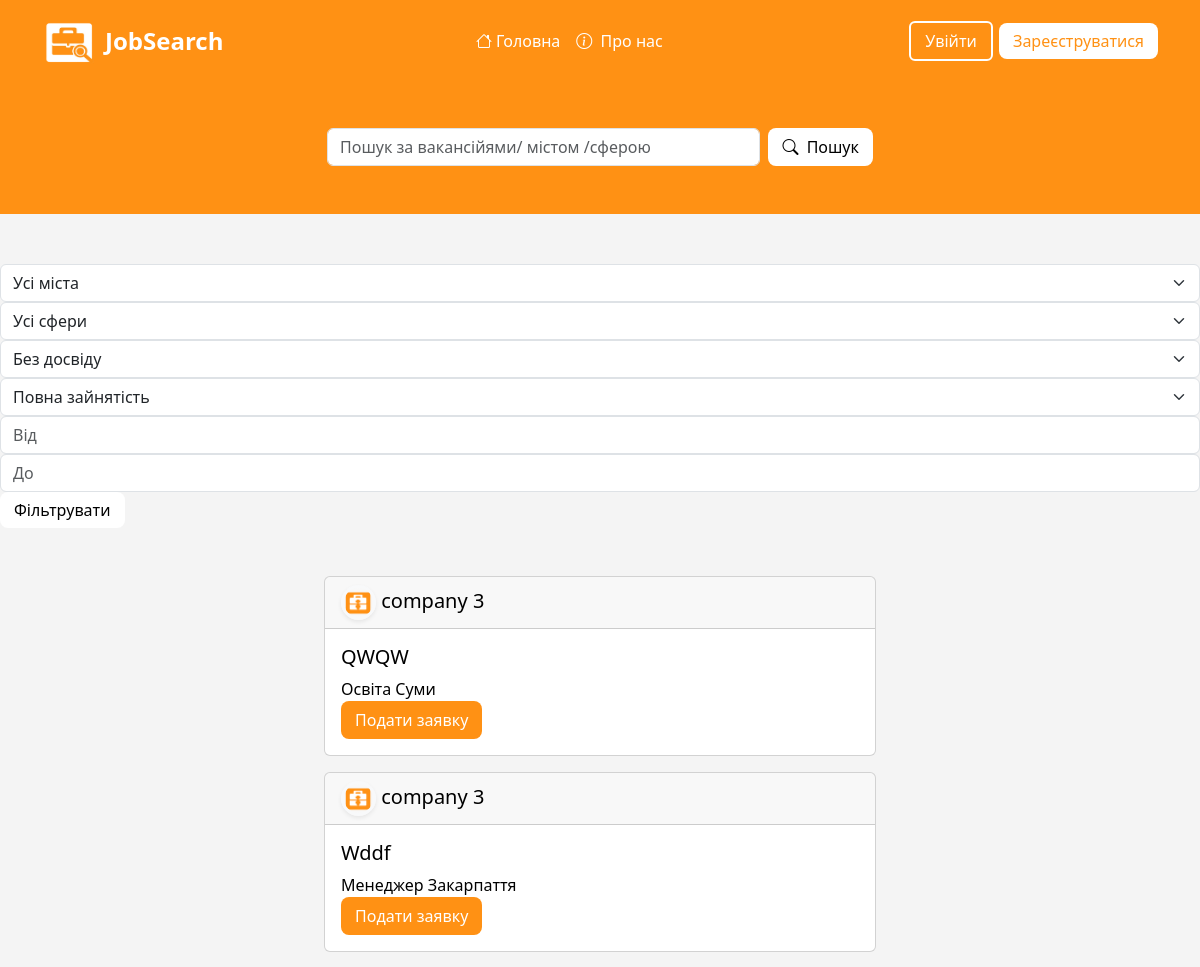
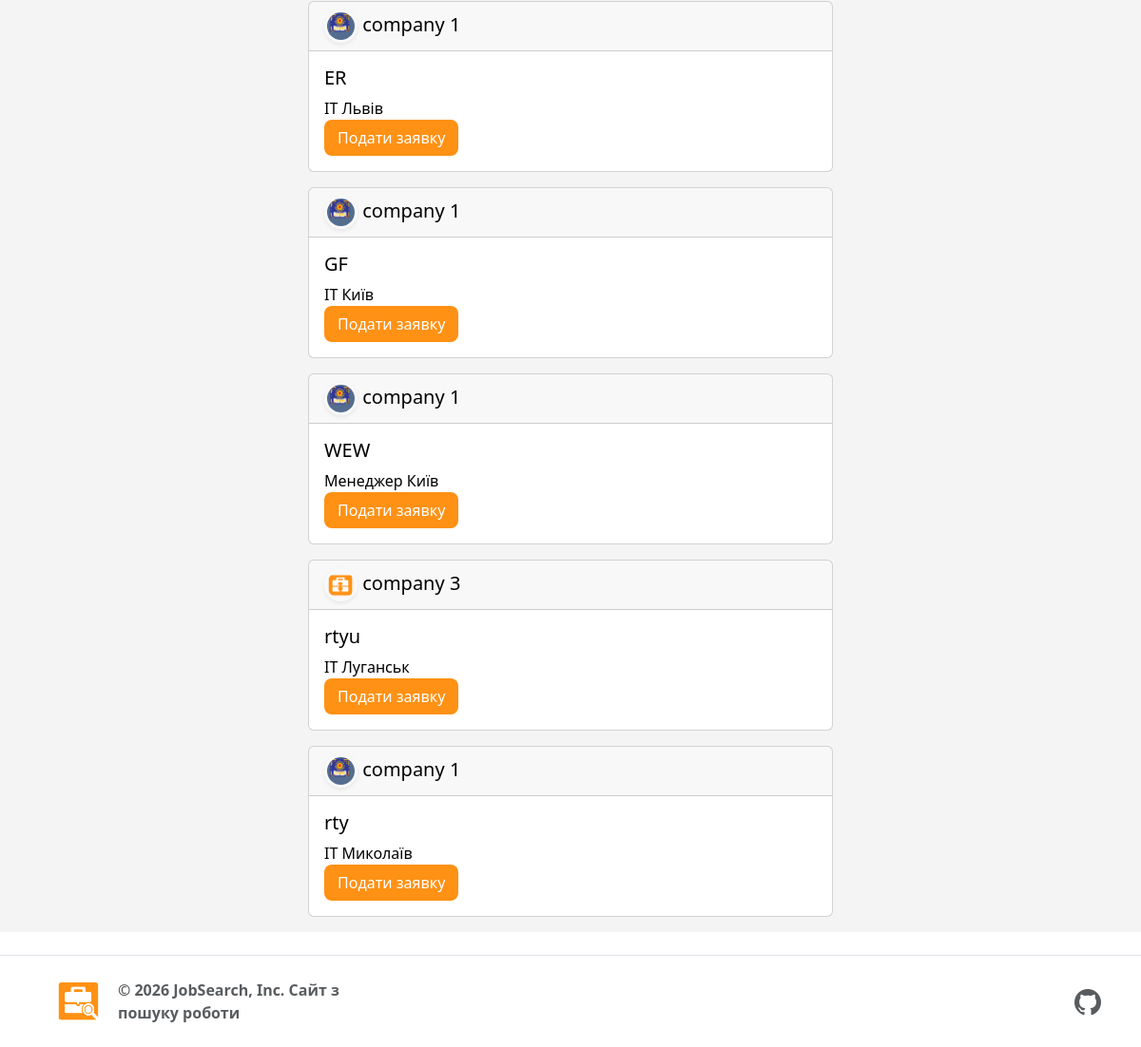
The app's page /search/ with its own data (2 pictures, top to bottom).
### project/models.py (models this page shows, shortened)
class Vacancy(models.Model):
    title = models.CharField(max_length=256)#Заголовок
    description = models.TextField()#опис
    description1 = models.TextField(null=True, blank=True)#опис
    description2 = models.TextField(null=True, blank=True)#опис
    link = models.URLField(max_length=500, null=True, blank=True)
    company = models.ForeignKey(EmployerProfile, on_delete=models.CASCADE, related_name="vacancies")
    image = models.ImageField(upload_to='vacancies/images/',  null=True, blank=True)
    price_start = models.DecimalField(max_digits=10, decimal_places=2, null=True, blank=True)
    price_end = models.DecimalField(max_digits=10, decimal_places=2, null=True, blank=True)
    category = models.ForeignKey(Category, on_delete=models.SET_NULL, null=True)
    employment_type = models.CharField(max_length=20, choices=EMPLOYMENT_CHOICES, default='full_time', verbose_name="Тип зайнятості")
    work_format = models.CharField(max_length=20, choices=WORK_FORMAT_CHOICES, default='office', verbose_name="Формат роботи")
    experience = models.CharField(max_length=20, choices=EXPERIENCE_CHOICES, default='no_experience', verbose_name="Досвід роботи")
    city = models.ForeignKey(City, on_delete=models.SET_NULL, related_name="vacancies", null=True)
    street = models.CharField(max_length=255, verbose_name="Вулиця")
    house_number = models.CharField(max_length=20, blank=True, null=True, verbose_name="Будинок / Офіс")
    date = models.DateTimeField(auto_now_add=True)#дата створення
    updated_at = models.DateTimeField(auto_now=True, verbose_name="Дата оновлення")
    class Meta:
        ordering = ['-date']

class Category(models.Model):
    name = models.CharField(max_length=150)
    def __str__(self):
        return self.name

class City(models.Model):
    name = models.CharField(max_length=100)
    def __str__(self):
        return self.name

### auth_system/models.py (models this page shows)
class EmployerProfile(models.Model):
    TYPES_CHOICES = (
        ('private', 'Приватна особа'),
        ('company', 'Компанія'),
    )
    user = models.OneToOneField(User, on_delete=models.CASCADE, related_name='employer')
    employer_type = models.CharField(max_length=10, choices=TYPES_CHOICES, default='private')#тип роботодавця
    name_company = models.CharField(max_length=20)#назва компанії
    email = models.EmailField(max_length=254, blank=True, null=True)
    role = models.CharField(choices=ROLE_CHOICES, max_length=20, default='Employer')#роль
    description = models.TextField()#опис
    logo = models.ImageField(upload_to='company_logos/', blank=True, null=True)#логотип
    referral_company = models.ForeignKey('project.Category', on_delete=models.SET_NULL, null=True)#направлення компаній
    hq_location = models.CharField(max_length=255, blank=True, null=True, verbose_name="Головний офіс (Місто, Країна)")
    website = models.URLField(max_length=200, null=True, blank=True)#посилання на сайт компаній
    def __str__(self):
        return self.name_company
    @property
    def img_logo(self):
        if self.employer_type == 'company':
            if self.logo:
                return self.logo.url
            else:
                return '/static/image/e-logo.png'
        else:
            return '/static/image/i-logo.png'

### project/views.py (the view)
# urls.py: path('search/', views.job_sursceh, name='job_surh'),
def job_sursceh(request):
    search_form = Vacancy_SurchFrom(request.GET)
    filter_form = Vacancy_FilterFrom(request.GET)
    all_cities = City.objects.all()
    all_categories = Category.objects.all()
    vac = Vacancy.objects.all()
    query = request.GET.get("q")
    city_id = request.GET.get('city')
    cat_id = request.GET.get('category')
    ex_id = request.GET.get('experience')
    em_id = request.GET.get('employment_type')
    p_start = request.GET.get("price_start")
    p_end = request.GET.get("price_end")
    if query:
        vac = vac.filter(
            Q(category__name__icontains=query) |
            Q(title__icontains=query) |
            Q(company__name_company__icontains=query)
        ).distinct()
    if city_id:
        vac = vac.filter(city_id=city_id)
    if cat_id:
        vac = vac.filter(category_id=cat_id)
    if ex_id:
        vac = vac.filter(experience_id=ex_id)
    if em_id:
        vac = vac.filter(employment_type_id=ex_id)
    if p_start:
        vac = vac.filter(price_start__gte=p_start)
    if p_end:
        vac = vac.filter(price_end__lte=p_end)
    return render(request, 'jobs/job_surh.html', {
        'vac': vac,
        'search_form': search_form,
        'filter_form': filter_form,
        'cities': all_cities,
        'categories': all_categories,
        'query': query,
        'price_start': p_start,
        'price_end': p_end,
    })

### project/forms.py
class Vacancy_FilterFrom(forms.Form):
    city = forms.ModelChoiceField(
        queryset=City.objects.all(),
        required=False,
        label="Місто",
        empty_label="Всі міста", # Додає порожній пункт спочатку
        widget=forms.Select(attrs={'class': 'form-select'}) # Для гарного стилю Bootstrap
    )
    category = forms.ModelChoiceField(
        queryset=Category.objects.all(),
        required=False,
        label="Категорія",
        empty_label="Всі категорії",
        widget=forms.Select(attrs={'class': 'form-select'})
    )
    price_start = forms.IntegerField(
        required=False,
        label="Ціна від",
        widget=forms.NumberInput(attrs={'class': 'form-control', 'placeholder': 'Від'})
    )
    price_end = forms.IntegerField(
        required=False,
        label="Ціна до",
        widget=forms.NumberInput(attrs={'class': 'form-control', 'placeholder': 'До'})
    )

### templates/jobs/job_surh.html (shortened to what this page needs)
{% extends 'base.html' %}
{% load static %}
{% block content %}
<section class="search-hero py-5 text-center text-white">
    <div class="container">
        <div class="row justify-content-center">
            <div class="col-md-8 col-lg-6">
                <form action="{% url 'job_surh' %}" method="get" class="d-flex gap-2">
                    <div class="w-100">
                        {{ search_form.q }}
                    </div>
                        <button type="submit" class="btn-exit text-nowrap">
                            <i class="bi bi-search me-1"></i> Пошук
                        </button>
                </form>
            </div>
        </div>
    </div>
</section>
<form action="{% url 'job_surh' %}" method="get">
                {{ search_form.city }}
                {{ search_form.category }}
                {{ search_form.experience }}
                {{ search_form.employment_type }}
                {{ search_form.price_start }}
                {{ search_form.price_end }}
            <button type="submit" class=" btn-exit">
                Фільтрувати
            </button>
</form>
<div class="container mt-5">
    <div class="row d-flex justify-content-center">
        {% for jo in vac %}
            <div class="col-md-10 col-lg-8 position-relative">
                <a href="{% url 'job_datail' pk=jo.id %}" class="stretched-link text-decoration-none ">
                <div class="card w-75 mb-3 mx-auto">
                  <h5 class="card-header">
                    <img src="{{ jo.company.img_logo }}" alt="Avatar"
                         class="rounded-circle img-fluid border border-3 border-light shadow-sm"
                         style="width: 35px; height: 35px; object-fit: cover;">
                    {{ jo.company }}
                  </h5>
                  <div class="card-body">
                    <h5 class="card-title">{{ jo.title }}</h5>
                    <p class="card-text">
                        {{ jo.category }}
                        {{ jo.city }}
                    </p>
                        <div class=" text-start">
                            {% if user.employer.name_company %}
                                {% if user == jo.company.user %}
                                    <p>Заявок({{ jo.applications.count }})</p>
                                    <a href="{% url 'job_update' jo.pk %}" class="btn btn-warning">
                                        Редагувати мою вакансію
                                    </a>
                                    <a href="{% url 'job_delete' jo.pk %}" class="btn btn-danger">Видалити</a>
                                {% endif %}
                            {% else %}
                                <a href="{% url 'apply_for_job' jo.id %}" class="btn-L">
                                    Подати заявку
                                </a>
                            {% endif %}
                        </div>
                  </div>
                </div>
            </a>
        </div>
        {% empty %}
        <h2>Не існує такої вакансій!</h2>
        {% endfor %}
    </div>
</div>
{% endblock %}

### static/css/stayle.css (style rules this page uses)
html, body { height: 100%; margin: 0; }
body { display: flex; flex-direction: column; min-height: 100vh; }
.btn-exit { display: inline-block; padding: 6px 14px; background-color: white; color: black; border-radius: 8px; text-decoration: none; font-weight: 500; border: none; cursor: pointer; text-align: center; }
.btn-L { display: inline-block; padding: 7px 14px; background-color: #ff9114; color: white; border-radius: 8px; text-decoration: none; font-weight: 500; border: none; cursor: pointer; text-align: center; }
.search-hero { background: #ff9114; background-size:cover; background-position:center; padding-top:10px; padding:30px 10px; margin-bottom: 50px; }

### templates/jobs/job_surh.html (style rules this page uses)
a { color: black; text-decoration: none; }

### records on screen
Vacancy: company "company 3", title "QWQW", category "Освіта", city "Суми"
Vacancy: company "company 3", title "Wddf", category "Менеджер", city "Закарпаття"
Vacancy: company.img_logo (picture), company "company 1", title "ER", category "ІТ", city "Львів"
Vacancy: company.img_logo (picture), company "company 1", title "GF", category "ІТ", city "Київ"
Vacancy: company.img_logo (picture), company "company 1", title "WEW", category "Менеджер", city "Київ"
Vacancy: company "company 3", title "rtyu", category "ІТ", city "Луганськ"
Vacancy: company.img_logo (picture), company "company 1", title "rty", category "ІТ", city "Миколаїв"
